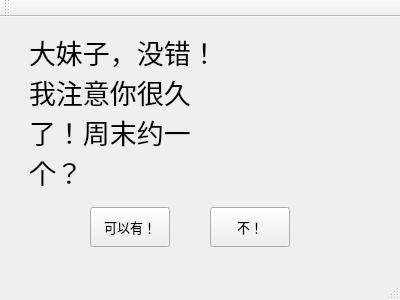
<?xml version="1.0" encoding="UTF-8"?>
<ui version="4.0">
 <class>MainWindow</class>
 <widget class="QMainWindow" name="MainWindow">
  <property name="geometry">
   <rect>
    <x>0</x>
    <y>0</y>
    <width>400</width>
    <height>300</height>
   </rect>
  </property>
  <property name="windowTitle">
   <string>MainWindow</string>
  </property>
  <widget class="QWidget" name="centralWidget">
   <widget class="QWidget" name="FirstPage" native="true">
    <property name="geometry">
     <rect>
      <x>-1</x>
      <y>-1</y>
      <width>401</width>
      <height>261</height>
     </rect>
    </property>
    <widget class="QLabel" name="labelShow">
     <property name="geometry">
      <rect>
       <x>30</x>
       <y>20</y>
       <width>191</width>
       <height>151</height>
      </rect>
     </property>
     <property name="font">
      <font>
       <pointsize>20</pointsize>
      </font>
     </property>
     <property name="text">
      <string>大妹子，没错！我注意你很久了！周末约一个？</string>
     </property>
     <property name="scaledContents">
      <bool>false</bool>
     </property>
     <property name="alignment">
      <set>Qt::AlignLeading|Qt::AlignLeft|Qt::AlignVCenter</set>
     </property>
     <property name="wordWrap">
      <bool>true</bool>
     </property>
    </widget>
    <widget class="QLabel" name="labelImage_r">
     <property name="geometry">
      <rect>
       <x>210</x>
       <y>20</y>
       <width>171</width>
       <height>161</height>
      </rect>
     </property>
     <property name="text">
      <string/>
     </property>
     <property name="pixmap">
      <pixmap resource="image.qrc">:/Image/373812523453010079.jpg</pixmap>
     </property>
     <property name="scaledContents">
      <bool>true</bool>
     </property>
    </widget>
    <widget class="QWidget" name="layoutWidget">
     <property name="geometry">
      <rect>
       <x>40</x>
       <y>160</y>
       <width>296</width>
       <height>102</height>
      </rect>
     </property>
     <layout class="QHBoxLayout" name="buttonList_First">
      <item>
       <spacer name="horizontalSpacer">
        <property name="orientation">
         <enum>Qt::Horizontal</enum>
        </property>
        <property name="sizeType">
         <enum>QSizePolicy::Fixed</enum>
        </property>
        <property name="sizeHint" stdset="0">
         <size>
          <width>40</width>
          <height>20</height>
         </size>
        </property>
       </spacer>
      </item>
      <item>
       <widget class="QPushButton" name="yesButton">
        <property name="sizePolicy">
         <sizepolicy hsizetype="Preferred" vsizetype="Fixed">
          <horstretch>0</horstretch>
          <verstretch>0</verstretch>
         </sizepolicy>
        </property>
        <property name="maximumSize">
         <size>
          <width>120</width>
          <height>40</height>
         </size>
        </property>
        <property name="baseSize">
         <size>
          <width>0</width>
          <height>0</height>
         </size>
        </property>
        <property name="font">
         <font>
          <pointsize>10</pointsize>
         </font>
        </property>
        <property name="text">
         <string>可以有！</string>
        </property>
       </widget>
      </item>
      <item>
       <spacer name="horizontalSpacer_2">
        <property name="orientation">
         <enum>Qt::Horizontal</enum>
        </property>
        <property name="sizeHint" stdset="0">
         <size>
          <width>40</width>
          <height>20</height>
         </size>
        </property>
       </spacer>
      </item>
      <item>
       <widget class="QPushButton" name="noButton">
        <property name="sizePolicy">
         <sizepolicy hsizetype="Fixed" vsizetype="Fixed">
          <horstretch>0</horstretch>
          <verstretch>0</verstretch>
         </sizepolicy>
        </property>
        <property name="maximumSize">
         <size>
          <width>120</width>
          <height>40</height>
         </size>
        </property>
        <property name="font">
         <font>
          <pointsize>10</pointsize>
         </font>
        </property>
        <property name="text">
         <string>不！</string>
        </property>
       </widget>
      </item>
      <item>
       <spacer name="horizontalSpacer_3">
        <property name="orientation">
         <enum>Qt::Horizontal</enum>
        </property>
        <property name="sizeHint" stdset="0">
         <size>
          <width>40</width>
          <height>20</height>
         </size>
        </property>
       </spacer>
      </item>
     </layout>
    </widget>
   </widget>
  </widget>
  <widget class="QMenuBar" name="menuBar">
   <property name="geometry">
    <rect>
     <x>0</x>
     <y>0</y>
     <width>400</width>
     <height>21</height>
    </rect>
   </property>
  </widget>
  <widget class="QToolBar" name="mainToolBar">
   <attribute name="toolBarArea">
    <enum>TopToolBarArea</enum>
   </attribute>
   <attribute name="toolBarBreak">
    <bool>false</bool>
   </attribute>
  </widget>
  <widget class="QStatusBar" name="statusBar"/>
 </widget>
 <layoutdefault spacing="6" margin="11"/>
 <resources>
  <include location="image.qrc"/>
 </resources>
 <connections/>
</ui>
